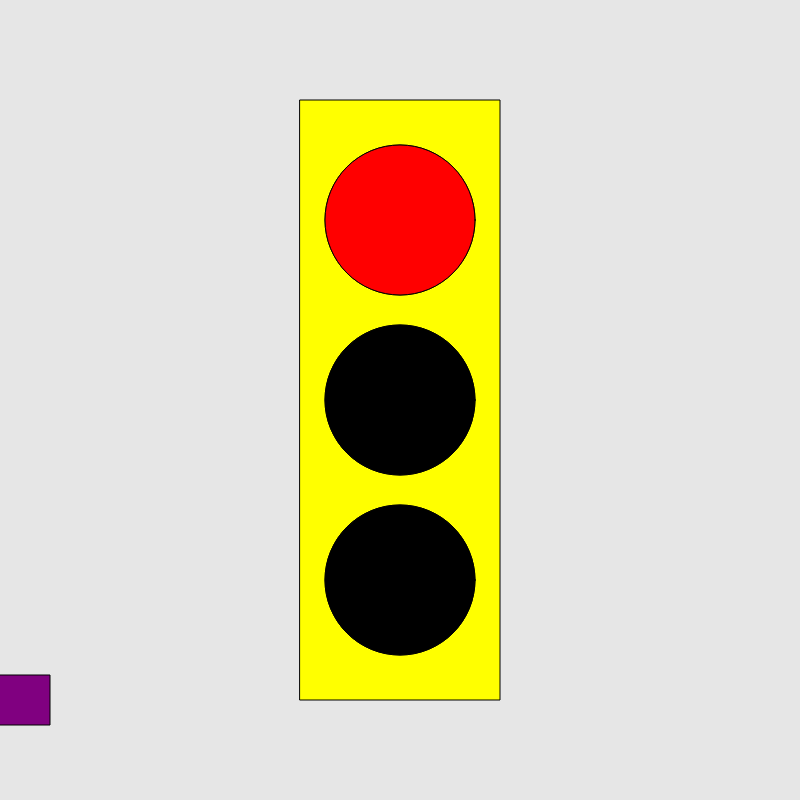
Frame 1 (no input)
Frame 60 (no input): identical to frame 1, image omitted
Frame 120 (the mouse pressed at the canvas centre since frame 60): identical to frame 1, image omitted

The p5.js sketch that drew this single still picture (run headless with seeded random() and noise() and a simulated clock; from frame 60 on, the mouse is pressed at the canvas centre):

// p5.js sketch
// ── sketch.js
let timer = 0;
let state = 0;
let x = 0;
let vel = 0;

function setup() {
  createCanvas(800, 800);
  rectMode(CENTER);
}

function draw() {
  background (230);
  fill ('yellow');
  rect (width/2, height/2, 200, 600);

  ellipse(width/2, height/2-180, 150, 150);
  ellipse(width/2, height/2, 150, 150);
  ellipse(width/2, height/2+180, 150, 150);


   switch(state){
     case 0: //red
     fill ('red');
     ellipse(width/2, height/2-180, 150, 150);
     fill ('black');
     ellipse(width/2, height/2, 150, 150);
     ellipse(width/2, height/2+180, 150, 150);
     vel = 0 ;
     break ;

     case 1: //green
     fill ('black');
     ellipse(width/2, height/2-180, 150, 150);
     ellipse(width/2, height/2, 150, 150);
     fill('green');
     ellipse(width/2, height/2+180, 150, 150);
     vel = 10 ;
     break ;

     case 2: //yellow
     fill('black');
     ellipse(width/2, height/2-180, 150, 150);
     fill('yellow');
     ellipse(width/2, height/2, 150, 150);
     fill('black');
     ellipse(width/2, height/2+180, 150, 150);
     vel = 5 ;
     break ;


   }

   timer++ ;
   if (timer > 3 * 60){
     timer = 0;
     state++;
     if (state > 2){
       state = 0;
     }
   }

   //the car code
   fill('purple');
   rect (x, height-100, 100, 50);
   x = x + vel ;
   if (x > width){
     x = 0 ;
   }


}
